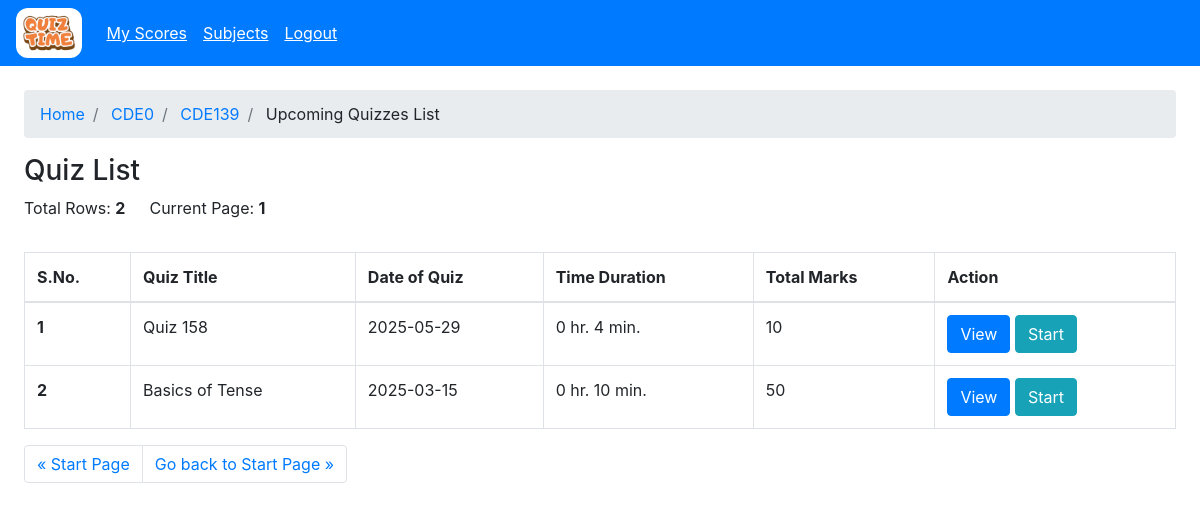
The page /user/subject/chapter/view?sub_id=d78b01c6-6599-4280-97ee-bf315c352f7a&skip=0&take=25&chap_id=010db951-aa00-4149-80a0-66c276a7f68a (signed in) on the database its author committed.
### models/model.py (models this page shows)
class Subject(db.Model):
    __tablename__='subjects'
    id=db.Column(db.VARCHAR(100), primary_key=True)
    name=db.Column(db.VARCHAR(100), nullable=False)
    description=db.Column(db.VARCHAR(100), nullable=False)
    created_at=db.Column(db.TIMESTAMP, nullable=False)
    updated_at=db.Column(db.TIMESTAMP, nullable=False)
    code=db.Column(db.VARCHAR(100), nullable=False)

class Chapter(db.Model):
    __tablename__='chapters'
    id=db.Column(db.VARCHAR(100), primary_key=True)
    name=db.Column(db.VARCHAR(100), nullable=False)
    description=db.Column(db.VARCHAR(100), nullable=False)
    subject_id=db.Column(db.VARCHAR(100), db.ForeignKey('subjects.id'), nullable=False)
    created_at = db.Column(db.TIMESTAMP, nullable=False)
    updated_at = db.Column(db.TIMESTAMP, nullable=False)
    chapter_number=db.Column(db.Integer, nullable=False)
    code=db.Column(db.VARCHAR(100), nullable=False)
    pages=db.Column(db.Integer, nullable=False)

class Quiz(db.Model):
    __tablename__='quiz'
    id=db.Column(db.VARCHAR(100), primary_key=True)
    quiz_title=db.Column(db.VARCHAR(100), nullable=False)
    chapter_id=db.Column(db.VARCHAR(100), db.ForeignKey('chapters.id'), nullable=False)
    date_of_quiz=db.Column(db.DATE, nullable=False)
    time_duration_hr=db.Column(db.Integer, nullable=False)
    time_duration_min=db.Column(db.Integer, nullable=False)
    remarks=db.Column(db.VARCHAR(100), nullable=False)
    created_at=db.Column(db.TIMESTAMP, nullable=False)
    updated_at=db.Column(db.TIMESTAMP, nullable=False)
    is_active=db.Column(db.Boolean, default=True, nullable=False)
    total_marks=db.Column(db.Integer, nullable=False)

### controllers/users/user.py (the view)
@user.route("/subject/chapter/view")
@login_required
@swag_from({
    'tags': ['User'],
    'summary': 'View Chapter',
    'description': 'View Chapter',
    'parameters': [
        {
            "in": "query",
            "name": "chap_id",
            "required": True,
            "type": "string",
            "description": "The id of the chapter",
        }
    ],
    'responses': {
        200: {
            'description': 'View Chapter',
            'content': {
                'application/json': {
                    'example': {
                        "chapter": {
                            "id": "1",
                            "subject_id": "1",
                            "name": "Chapter 1",
                            "created_at": "2021-08-01 10:00:00",
                            "updated_at": "2021-08-01 10:00:00"
                        },
                        "subject": {
                            "id": "1",
                            "name": "Subject 1",
                            "created_at": "2021-08-01 10:00:00",
                            "updated_at": "2021-08-01 10:00:00"
                        }
                    }
                }
            }
        },
        302: {
            'description': 'Redirect to login page',
            'content': {
                'application/json': {
                    'example': {
                        "message": "Chapter not found",
                        "type": "danger",
                        "url": "/user/subjects"
                    }
                }
            }
        }
    }
})
@role_required("user")
def user_quizzes():
    try:
        sub_id = request.args.get("sub_id", "")
        chap_id = request.args.get("chap_id", "")
        skip = int(request.args.get("skip", 0))
        take = int(request.args.get("take", 25))
        sub  = Subject.query.filter_by(id=sub_id).first()
        chap = Chapter.query.filter_by(id=chap_id).first()
        if not chap:
            return render_template("user/user_quiz.html",skip=skip,take=take,rows=[],total_rows=0,sub=sub,chap=None)
        if not sub:
            return render_template("user/user_quiz.html",skip=skip,take=take,rows=[],total_rows=0,sub=None,chap=chap)
        quizzes = Quiz.query.filter(Quiz.date_of_quiz >= datetime.now().date(), Quiz.is_active==True).offset(skip).limit(take).all()
        total_quiz = Quiz.query.filter(Quiz.date_of_quiz >= datetime.now().date(), Quiz.is_active==True).count()
        quizzes = [quiz for quiz in quizzes if Questions.query.filter_by(quiz_id=quiz.id).count() > 0]
        return render_template("user/user_quiz.html",rows=quizzes,total_rows=total_quiz,skip=skip,take=take,sub=sub,chap=chap)
    except Exception as e:
        return render_template("user/user_quiz.html",skip=0,take=25,total_rows=0, rows=[],sub=None,chap=None)

### app.py (called while the page is built)
    @login_manager.user_loader
    def load_user(user_id):
        return User.query.get(user_id)

### controllers/decorator.py (called while the page is built)
def role_required(role):
    def decorator(func):
        @wraps(func)
        def wrapper(*args, **kwargs):
            if not current_user.is_authenticated:
                return redirect(url_for("auth.login_post"))
            if current_user.user_type != role and session.get("user_type") != role:
                if current_user.user_type == "admin":
                    return redirect(url_for("admin.admin_home"))
                return redirect(url_for("user.user_home"))
            return func(*args, **kwargs)
        return wrapper
    return decorator

### templates/user/user_quiz.html (shortened to what this page needs)
{% extends "base.html" %} {% block title %}Upcoming Quiz Page{% endblock %} {%
block content %} {% include "user/user_wrapper.html" %}
<section class="min-vh-100 p-4">
  <nav aria-label="breadcrumb">
    <ol class="breadcrumb">
      <li class="breadcrumb-item"><a href="/user">Home</a></li>
      <li class="breadcrumb-item">
        <a href="/user/subjects?skip=0&take=25"
          >{% if sub %}{{ sub.code }}{% endif %}</a
        >
      </li>
      <li class="breadcrumb-item">
        <a href="/user/subject/view?sub_id={{ sub.id }}"
          >{% if chap %}{{ chap.code }}{% endif %}</a
        >
      </li>
      <li class="breadcrumb-item">
        <a>Upcoming Quizzes List</a>
      </li>
    </ol>
  </nav>
  <div class="d-flex mt-3 flex-wrap justify-content-between">
    <div>
      <h3>Quiz List</h3>
      <div class="d-flex align-items-center">
        <p class="mr-4">Total Rows: <strong>{{ total_rows }}</strong></p>
        <p>
          Current Page:
          <strong
            >{% if skip and take %} {{ ((skip|int)/take)+1 }} {% else %}1{%
            endif %}</strong
          >
        </p>
      </div>
    </div>
  </div>
  <section class="mt-3">
    <div class="table-responsive">
      <table class="table table-bordered table-hover">
        <thead>
          <tr>
            <th scope="col">S.No.</th>
            <th scope="col">Quiz Title</th>
            <th scope="col">Date of Quiz</th>
            <th scope="col">Time Duration</th>
            <th scope="col">Total Marks</th>
            <th scope="col">Action</th>
          </tr>
        </thead>
        <tbody>
          {% for quiz in rows %}
          <tr class="pointer">
            <th scope="row">{{ loop.index+skip }}</th>
            <td>{{ quiz.quiz_title }}</td>
            <td>{{ quiz.date_of_quiz }}</td>
            <td>
              {{ quiz.time_duration_hr }} hr. {{ quiz.time_duration_min }} min.
            </td>
            <td>{{ quiz.total_marks }}</td>
            <td>
              <button type="button" class="btn btn-primary">
                <a
                  href="/user/quiz/view?quiz_id={{ quiz.id }}"
                  class="text-white"
                  >View</a
                >
              </button>
              <button type="button" class="btn btn-info">
                <a
                  href="/user/quiz/start?quiz_id={{ quiz.id }}"
                  class="text-white"
                >
                  Start
                </a>
              </button>
            </td>
          </tr>
          {% endfor %}
        </tbody>
      </table>
      <nav aria-label="Page navigation example">
        <ul class="pagination">
          <li class="page-item">
            <a
              class="page-link"
              href="/user/subject/chapter/view?sub_id={{ sub.id }}&chap_id={{ chap.id }}&skip={{ (skip - take) if skip > 0 else 0 }}&take={{ take }}"
              aria-label="Previous"
            >
              <span aria-hidden="true">&laquo;</span>
              <span
                >{% if skip > 0 %}Previous{% else %}Start Page{% endif %}</span
              >
            </a>
          </li>
          <li class="page-item">
            <a
              class="page-link"
              href="/user/subject/chapter/view?sub_id={{ sub.id }}&chap_id={{ chap.id }}&skip={{ ( (((skip|int)/take)|int+1)*take if ((skip|int+take) < total_rows) else None  ) if ((skip|int+take) < total_rows) else 0 }}&take={{ take }}"
              aria-label="Next"
            >
              <span
                >{% if ((skip|int + take) < total_rows) %}Next{% else %}Go back
                to Start Page{% endif %}</span
              >
              <span aria-hidden="true">&raquo;</span>
            </a>
          </li>
        </ul>
      </nav>
    </div>
  </section>
</section>
{% endblock %}

### static/css/style.css (style rules this page uses)
.pointer { cursor: pointer; }

### rows shown on the page
Subject: code "CDE0"
Chapter: code "CDE139"
Quiz: quiz_title "Quiz 158", date_of_quiz "2025-05-29", time_duration_hr "0", time_duration_min "4", total_marks "10"
Quiz: quiz_title "Basics of Tense", date_of_quiz "2025-03-15", time_duration_hr "0", time_duration_min "10", total_marks "50"

### other values the page prints
{{ total_rows }} "2"
